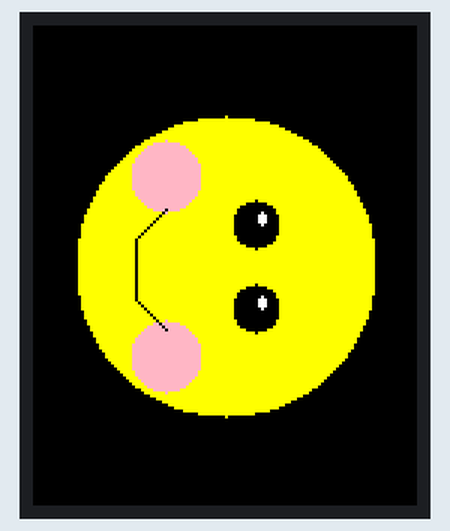
A program run on a simulated Raspberry Pi Pico running MicroPython. Parts: 128×160 colour display. What the program prints to the serial console is not drawn. At 0.9 s the program stops and its outputs stay as they are.

Above: at 1.0 s.

The program:

happy.py
```python
from ST7735 import TFT
from machine import SPI, Pin

# SPI setup
spi = SPI(1, baudrate=20000000, polarity=0, phase=0,
          sck=Pin(10), mosi=Pin(11), miso=None)
tft = TFT(spi, 16, 17, 18)
tft.initr()
tft.rgb(True)

# Function to clear the screen
def clear_screen():
    tft.fill(TFT.BLACK)

# Function to rotate a point (x, y) by 90 degrees around (cx, cy)
def rotate_point(x, y, cx, cy):
    x_new = cy - y + cx
    y_new = x - cx + cy
    return (x_new, y_new)

# Function to draw rotated happy emoji with expressive mouth
def draw_rotated_happy_emoji():
    clear_screen()

    # Face: Yellow circle
    face_color = tft.color(255, 255, 0)  # Yellow color
    center_x, center_y = 64, 80
    radius = 50

    # Rotate center and draw face
    rotated_center_x, rotated_center_y = rotate_point(center_x, center_y, 64, 80)
    tft.fillcircle((rotated_center_x, rotated_center_y), radius, face_color)  # Draw rotated face

    # Blush on cheeks (rotate blush as same as eyes)
    blush_color = tft.color(255, 182, 193)  # Light pink blush
    blush_left_x, blush_left_y = rotated_center_x - 30, rotated_center_y + 20  # More apart
    blush_right_x, blush_right_y = rotated_center_x + 30, rotated_center_y + 20  # More apart

    # Rotate the blush positions
    blush_left_rotated = rotate_point(blush_left_x, blush_left_y, center_x, center_y)
    blush_right_rotated = rotate_point(blush_right_x, blush_right_y, center_x, center_y)

    # Draw rotated blush
    tft.fillcircle(blush_left_rotated, 12, blush_color)  # Slightly bigger blush
    tft.fillcircle(blush_right_rotated, 12, blush_color)  # Slightly bigger blush

    # Eyes: Larger black circles with highlight
    eye_color = TFT.BLACK
    highlight_color = tft.color(255, 255, 255)  # White highlight
    eye_left_x, eye_left_y = 50, 70
    eye_right_x, eye_right_y = 78, 70

    # Rotate and draw eyes
    eye_left_rotated = rotate_point(eye_left_x, eye_left_y, center_x, center_y)
    eye_right_rotated = rotate_point(eye_right_x, eye_right_y, center_x, center_y)
    tft.fillcircle(eye_left_rotated, 8, eye_color)  # Larger eyes
    tft.fillcircle(eye_right_rotated, 8, eye_color)  # Larger eyes

    # Highlights on eyes (small white circles)
    highlight_left_x = eye_left_rotated[0] + 2
    highlight_left_y = eye_left_rotated[1] - 2
    highlight_right_x = eye_right_rotated[0] + 2
    highlight_right_y = eye_right_rotated[1] - 2
    tft.fillcircle((highlight_left_x, highlight_left_y), 2, highlight_color)
    tft.fillcircle((highlight_right_x, highlight_right_y), 2, highlight_color)

    # Mouth: Slightly open to show more expressive happiness (rotated)
    mouth_color = TFT.BLACK
    # Mouth coordinates before rotation
    mouth_coords = [
        (rotated_center_x - 19, rotated_center_y + 20),
        (rotated_center_x - 9, rotated_center_y + 30),
        (rotated_center_x - 9, rotated_center_y + 30),
        (rotated_center_x + 11, rotated_center_y + 30),
        (rotated_center_x + 11, rotated_center_y + 30),
        (rotated_center_x + 21, rotated_center_y + 20)
    ]

    # Apply rotation to each mouth coordinate
    rotated_mouth_coords = [rotate_point(x, y, center_x, center_y) for x, y in mouth_coords]

    # Draw rotated mouth using the new coordinates (open mouth)
    tft.line(rotated_mouth_coords[0], rotated_mouth_coords[1], mouth_color)  # Left side of mouth
    tft.line(rotated_mouth_coords[2], rotated_mouth_coords[3], mouth_color)  # Bottom part of mouth
    tft.line(rotated_mouth_coords[4], rotated_mouth_coords[5], mouth_color)  # Right side of mouth

    print("Rotated happy emoji with expressive mouth displayed!")

# Display the rotated happy emoji
draw_rotated_happy_emoji()
```
